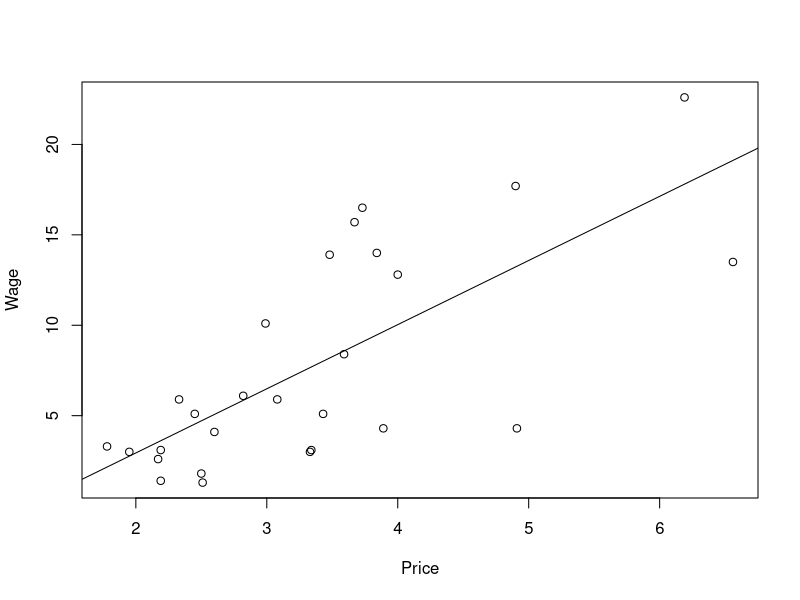

This chart was generated by the following R code: (Note: this script raises an error after producing the figure.)
##################Linear Regression with one variable##############
setwd("F:/Insofe Academics/Cognizant/20160502_Regression/Activity_Datasets")
bigmac <- read.csv("BigMac-NetHourlyWage.csv", header = T, sep = ",")
summary(bigmac)
names(bigmac)[2:3]<-c("Price","Wage")
bigmaclm <- lm(bigmac$Wage~bigmac$Price,bigmac)
summary(bigmaclm)
plot(bigmac$Price,bigmac$Wage,xlab="Price",ylab="Wage")
abline(bigmaclm)  #This gives the regression line on the data

predict <- predict(bigmaclm, bigmac)
predict
yminusyhatsqre <- (bigmac$Price-predict)^2
SSE <- sum(yminusyhatsqre[1:nrow(yminusyhatsqre)])
##Summary interpretation and how we obtain each of the values
Pred<-data.frame(predict(bigmaclm, bigmac, interval="confidence",level=0.95))
Pred_pred<-data.frame(predict(bigmaclm, bigmac, interval="prediction",level=0.95))
par(mfrow=c(1,1))
plot(bigmac$Price,bigmac$Wage) 
points(bigmac$Price,Pred$fit,type="l", col="red", lwd=2) 
points(bigmac$Price,Pred$lwr,pch="-", col="red", lwd=4) 
points(bigmac$Price,Pred$upr,pch="-", col="red", lwd=4) 

points(bigmac$Price,Pred_pred$lwr,pch="o", col="green", lwd=4) 
points(bigmac$Price,Pred_pred$upr,pch="o", col="green", lwd=4) 



